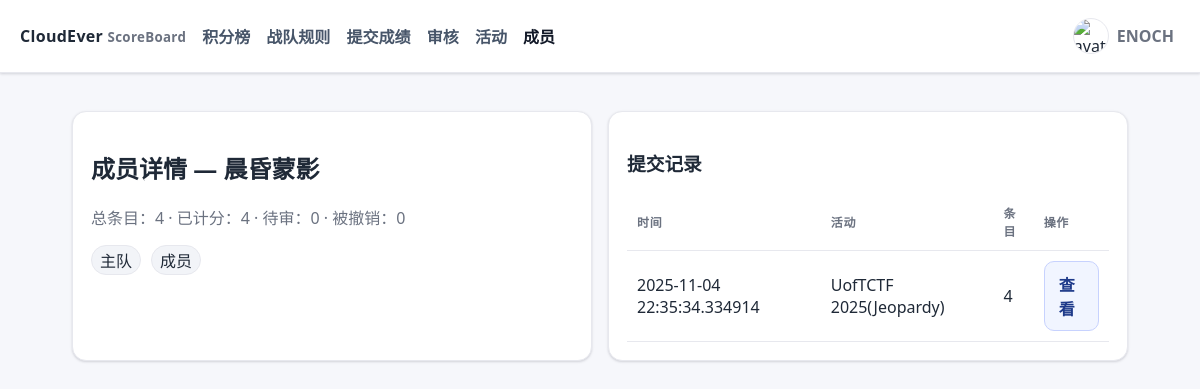
The page /admin/users/6 (signed in) on the database its author committed.
### ceboard/models.py (models this page shows)
class User(Base):
    __tablename__ = "users"
    id = Column(Integer, primary_key=True)
    username = Column(String, unique=True, nullable=False)
    password_hash = Column(String, nullable=False)
    role = Column(String, default="member")  # 'admin' | 'reviewer' | 'member'
    team_type = Column(String, default="sub")  # 'main' or 'sub'
    is_active = Column(Boolean, default=True)
    is_deleted = Column(Boolean, default=False)
    avatar_filename = Column(String, nullable=True)
    submissions = relationship("Submission", back_populates="user")

class Submission(Base):
    __tablename__ = "submissions"
    id = Column(Integer, primary_key=True)
    user_id = Column(Integer, ForeignKey("users.id"), nullable=False)
    event_id = Column(Integer, ForeignKey("events.id"), nullable=False)
    created_at = Column(DateTime(timezone=True), default=lambda: datetime.now(TZ))
    wp_url = Column(String, nullable=True)
    wp_md = Column(Text, nullable=True)
    manual_points = Column(Float, nullable=True)  # 管理员在审核时手动设定的总分（优先级高于题目累计）
    is_deleted = Column(Boolean, default=False)
    user = relationship("User", back_populates="submissions")
    event = relationship("Event", back_populates="submissions")
    items = relationship("SubmissionItem", back_populates="submission", cascade="all,delete-orphan")

class Event(Base):
    __tablename__ = "events"
    id = Column(Integer, primary_key=True)
    name = Column(String, nullable=False)
    start_time = Column(DateTime(timezone=True))
    end_time = Column(DateTime(timezone=True))
    weight = Column(Float, default=1.0)
    is_reproduction = Column(Boolean, default=False)
    is_active = Column(Boolean, default=True)
    allow_wp_only = Column(Boolean, default=False)  # 允许仅提交WP，由管理员在审核时手动给分
    is_deleted = Column(Boolean, default=False)
    event_type_id = Column(Integer, ForeignKey("event_types.id"), nullable=True)
    challenges = relationship("Challenge", back_populates="event", cascade="all,delete")
    submissions = relationship("Submission", back_populates="event")
    event_type = relationship("EventType")

### ceboard/routers/admin.py (the view)
@router.get("/admin/users/{uid}", response_class=HTMLResponse)
def admin_user_detail(uid: int, request: Request, db = Depends(get_db), current_user = Depends(get_current_user)):
    require_admin_or_reviewer(current_user)
    u = db.get(User, uid)
    if not u or u.is_deleted:
        raise HTTPException(404, "用户不存在")
    subs = db.query(Submission).filter(Submission.user_id == uid).all()
    total_items = sum(len(s.items) for s in subs)
    approved = sum(1 for s in subs for it in s.items if it.approved and not it.revoked)
    pending = sum(1 for s in subs for it in s.items if not it.approved)
    revoked = sum(1 for s in subs for it in s.items if it.revoked)
    return render_template("admin_user_detail.html", title=f"成员详情 — {u.username}", current_user=current_user, user=u, subs=subs, total_items=total_items, approved=approved, pending=pending, revoked=revoked)

### templates/admin_user_detail.html (shortened to what this page needs)
{% extends 'base.html' %}
{% block content %}
<div class="grid">
  <div class="card">
    <h2>成员详情 — {{ user.username }}</h2>
    <p class="muted">总条目：{{ total_items }} · 已计分：{{ approved }} · 待审：{{ pending }} · 被撤销：{{ revoked }}</p>
    <div class="row">
      <span class="pill">{{ '主队' if user.team_type=='main' else '子队' }}</span>
      <span class="pill">{{ '管理员' if user.role=='admin' else '成员' }}</span>
    </div>
  </div>
  <div class="card">
    <h3>提交记录</h3>
    <table>
      <thead><tr><th>时间</th><th>活动</th><th>条目</th><th>操作</th></tr></thead>
      <tbody>
      {% for s in subs %}
        <tr>
          <td>{{ s.created_at }}</td>
          <td>{{ s.event.name if s.event else '—' }}</td>
          <td>{{ s.items|length }}</td>
          <td><a class="btn secondary" href="/admin/review/{{ s.id }}">查看</a></td>
        </tr>
      {% else %}
        <tr><td colspan="4" class="muted">暂无提交</td></tr>
      {% endfor %}
      </tbody>
    </table>
  </div>
</div>
{% endblock %}

### templates/base.html (shortened to what this page needs)
<!doctype html>
<html lang="zh-CN">
<head>
</head>
<body>
  <header>
    <div class="brand">CloudEver <small>ScoreBoard</small></div>
    <div class="nav">
  <a href="/">积分榜</a>
      <a href="/rules">战队规则</a>
      <a href="/submit">提交成绩</a>
      {% if current_user and (current_user.role == 'admin' or current_user.role == 'reviewer') %}
        <a href="/admin/review">审核</a>
        <a href="/admin/events">活动</a>
      {% endif %}
      {% if current_user and (current_user.role == 'admin' or current_user.role == 'reviewer') %}
        <a href="/admin/users">成员</a>
      {% endif %}
    </div>
    <div style="margin-left:auto">
      {% if current_user %}
        <div class="user-menu" id="userMenu">
          <div class="user-trigger" id="userTrigger">
            {% if avatar_url %}<img class="avatar" src="{{ avatar_url }}" alt="avatar" />{% endif %}
            <span class="muted" style="font-weight:600">{{ current_user.username }}</span>
          </div>
        </div>
      {% else %}
        <a class="btn secondary" href="/auth/login">登录</a>
        <a class="btn" style="margin-left:8px" href="/auth/register">注册</a>
      {% endif %}
    </div>
  </header>
  <div class="wrap">
    {% block content %}{% endblock %}
  </div>
</body>
</html>

### templates/base.html (style rules this page uses)
:root { --bg:#f6f7fb; --surface:#ffffff; --border:#e7e8ee; --text:#1f2937; --muted:#6b7280; --accent:#1a73e8; --accent-2:#185abc; --success:#16a34a; --warn:#e11d48; --shadow:0 1px 2px rgba(16,24,40,.06), 0 1px 3px rgba(16,24,40,.1); }
* { box-sizing:border-box }
html,body { height:100% }
body { font-family: ui-sans-serif, system-ui, -apple-system, Segoe UI, Roboto, 'Noto Sans SC', Arial; margin:0; color:var(--text); background:var(--bg); }
header { position:sticky; top:0; z-index:10; display:flex; align-items:center; gap:16px; padding:12px 20px; background:var(--surface); border-bottom:1px solid var(--border); box-shadow: var(--shadow); }
.brand { font-weight:800; letter-spacing:.3px }
.brand small { color:var(--muted); font-weight:600 }
.nav a { margin-right:12px; color:#475569; text-decoration:none; font-weight:600; padding:8px 0 }
.nav a.active { color:#111827 }
.wrap { max-width:1100px; margin:0 auto; padding:24px 22px }
.card { position:relative; margin:14px 0; padding:18px 18px; background:var(--surface); border:1px solid var(--border); border-radius:14px; box-shadow: var(--shadow); }
.row { display:flex; gap:10px; align-items:center; flex-wrap:wrap }
.grid { display:grid; grid-template-columns: repeat(auto-fit, minmax(280px,1fr)); gap:16px }
.muted { color:var(--muted) }
.pill { padding:2px 8px; border-radius:999px; border:1px solid var(--border); background:#f2f4f8 }
a { color:var(--accent); text-decoration:none }
.btn { display:inline-flex; align-items:center; justify-content:center; gap:8px; background:var(--accent); color:#fff; font-weight:700; border:1px solid var(--accent-2); padding:10px 14px; border-radius:10px; cursor:pointer }
.btn.secondary { background:#f1f5ff; color:#1e3a8a; border:1px solid #c7d2fe }
table { width:100%; border-collapse:separate; border-spacing:0; background:#fff }
thead th { font-size:12px; text-transform:uppercase; letter-spacing:.06em; color:#6b7280 }
th,td { padding:10px 10px; border-bottom:1px solid var(--border); text-align:left }
.avatar { width:36px; height:36px; border-radius:999px; border:1px solid var(--border); object-fit:cover; vertical-align:middle }
.user-menu { position:relative }
.user-trigger { display:flex; align-items:center; gap:8px; padding:6px; border-radius:999px; cursor:pointer }

### rows shown on the page
User: username "ENOCH"
User: username "晨昏蒙影", team_type "主队", role "成员"
Submission: created_at "2025-11-04 22:35:34.334914", event "UofTCTF 2025(Jeopardy)", items|length "4"

### other values the page prints
{{ total_items }} "4"
{{ approved }} "4"
{{ pending }} "0"
{{ revoked }} "0"
